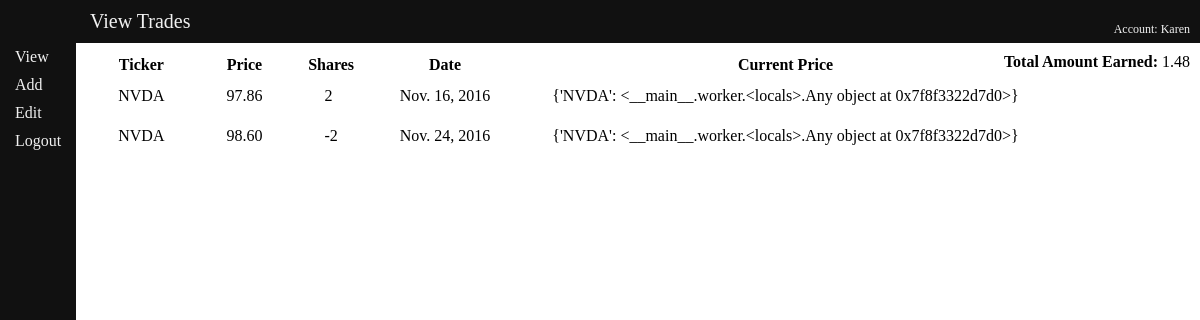
Page /trades/ (signed in) on the earlier database version.
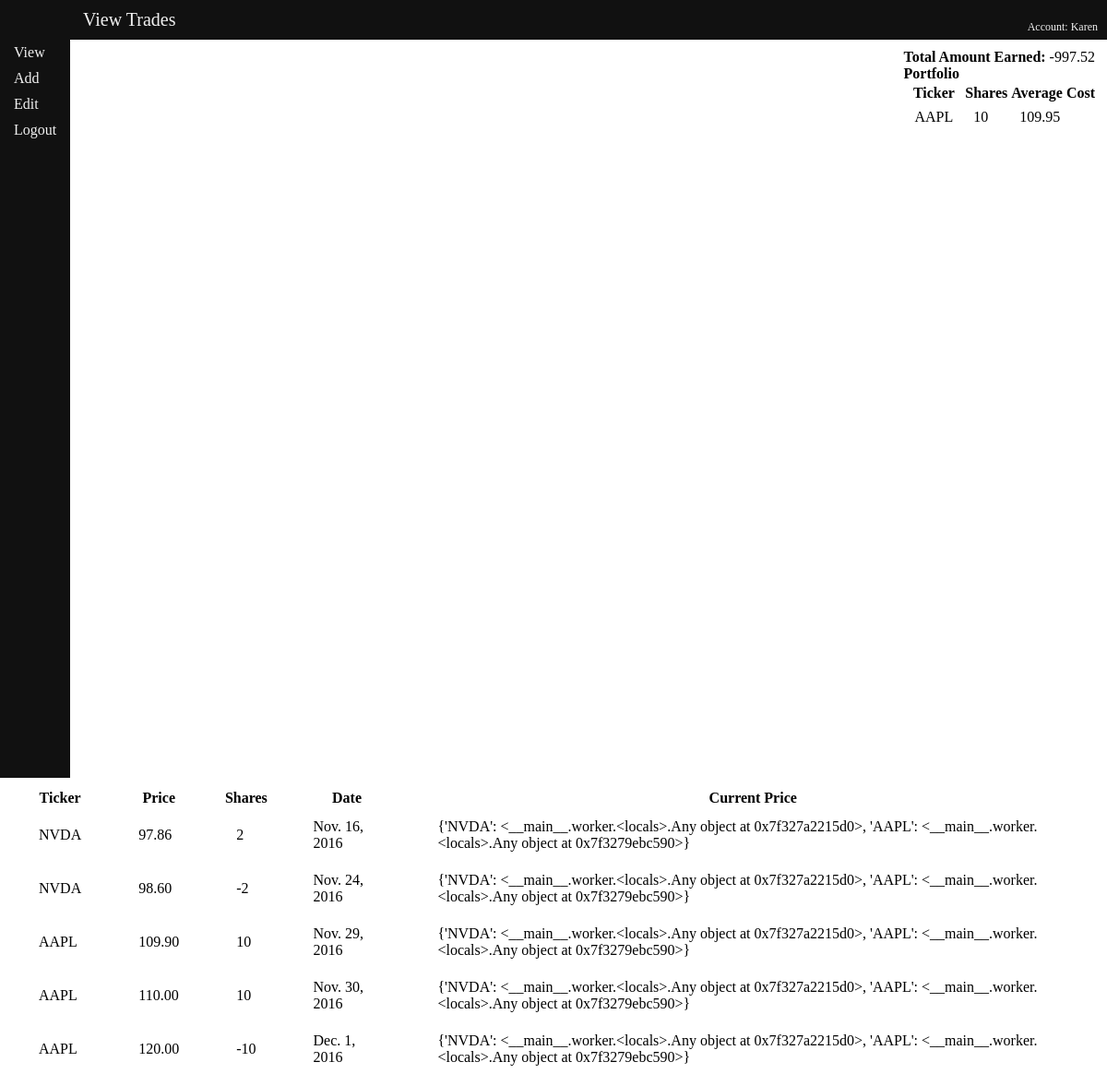
Same page on the later database version.
### tradetracker/models.py (models this page shows, shortened)
class Trade(models.Model):
	owner = models.ForeignKey(User, on_delete=models.CASCADE, default=DEFAULT_USER)
	ticker = models.CharField(max_length=10)
	price = models.DecimalField(max_digits=11, decimal_places=2)
	trade_date = models.DateField()
	shares = models.IntegerField(default=0)

class PortfolioStock(models.Model):
	owner = models.ForeignKey(User, on_delete=models.CASCADE, default=DEFAULT_USER)
	ticker = models.CharField(max_length=10)
	shares = models.IntegerField(default=0)
	average_cost = models.DecimalField(max_digits=11, decimal_places=2)

### tradetracker/views.py (the view)
@login_required(login_url='/trades/login')
def viewTrades(request):
	current_user = request.user
	trade_list = current_user.trade_set.all()
	portfolio_list = current_user.portfoliostock_set.all()
	prices = {}
	total_earnings = 0
	for trade in trade_list:
		total_earnings += trade.price * -trade.shares
		if not trade.ticker in prices:
			prices[trade.ticker] = web.get_quote_yahoo(trade.ticker)["last"].get(trade.ticker)
	context = {'trade_list' : trade_list, 'total_earnings' : total_earnings,
		'current_user' : request.user.username, 'portfolio_list' : portfolio_list, 'prices' : prices}
	return render(request, 'tradetracker/viewTrades.html', context)

### tradetracker/templates/tradetracker/viewTrades.html (shortened to what this page needs)
{% extends 'tradetracker/tradeTrackerBase.html' %}
{% load tradetracker_extras %}
{% block bodyheader %} View Trades {% endblock %}
{% block content %}
	{% if trade_list %}
		<table>
			<tr>
				<th>Ticker</th>
				<th>Price</th>
				<th>Shares</th>
				<th>Date</th>
				<th>Current Price</th>
			</tr>
		{% for trade in trade_list %}
			<tr>
				<td>{{trade.ticker}}</td>
				<td>{{trade.price}}</td>
				<td>{{trade.shares}}</td>
				<td>{{trade.trade_date}}</td>
				<td>{{ prices|get_value:trade.ticker }}</td>
			</tr>
		{% endfor %}
		</table>
	{% else %}
		<p><strong>No trades are available to view.</strong></p>
	{% endif %}
{% endblock %}
{% block fixedinfo %}
	{% if total_earnings %}
		<strong>Total Amount Earned:</strong> {{total_earnings}} <br>
	{% endif %}
	{% if portfolio_list %}
		<strong>Portfolio</strong>
		<table>
			<tr>
				<th>Ticker</th>
				<th>Shares</th>
				<th>Average Cost</th>
			</tr>
		{% for stock in portfolio_list %}
			<tr>
				<td>{{stock.ticker}}</td>
				<td>{{stock.shares}}</td>
				<td>{{stock.average_cost}}</td>
			</tr>
		{% endfor %}
		</table>
	{% endif %}
{% endblock %}

Differences in the rows shown:
computed for Trade "Nov. 16, 2016": ticker "{'NVDA': <__main__.worker.<locals>.Any object at 0x7f8f3322d7d0>}" → "{'NVDA': <__main__.worker.<locals>.Any object at 0x7f327a2215d0>, 'AAPL': <__main__.worker.<locals>.Any object at 0x7f3279ebc590>}"
computed for Trade "Nov. 24, 2016": ticker "{'NVDA': <__main__.worker.<locals>.Any object at 0x7f8f3322d7d0>}" → "{'NVDA': <__main__.worker.<locals>.Any object at 0x7f327a2215d0>, 'AAPL': <__main__.worker.<locals>.Any object at 0x7f3279ebc590>}"
added Trade: ticker "AAPL", price "109.90", shares "10", trade_date "Nov. 29, 2016", ticker "{'NVDA': <__main__.worker.<locals>.Any object at 0x7f327a2215d0>, 'AAPL': <__main__.worker.<locals>.Any object at 0x7f3279ebc590>}"
added Trade: ticker "AAPL", price "110.00", shares "10", trade_date "Nov. 30, 2016", ticker "{'NVDA': <__main__.worker.<locals>.Any object at 0x7f327a2215d0>, 'AAPL': <__main__.worker.<locals>.Any object at 0x7f3279ebc590>}"
added Trade: ticker "AAPL", price "120.00", shares "-10", trade_date "Dec. 1, 2016", ticker "{'NVDA': <__main__.worker.<locals>.Any object at 0x7f327a2215d0>, 'AAPL': <__main__.worker.<locals>.Any object at 0x7f3279ebc590>}"
added PortfolioStock: ticker "AAPL", shares "10", average_cost "109.95"
Other differences:
{{ total_earnings }}: "1.48" → "-997.52"
text now shown: "Portfolio Ticker Shares Average Cost"
